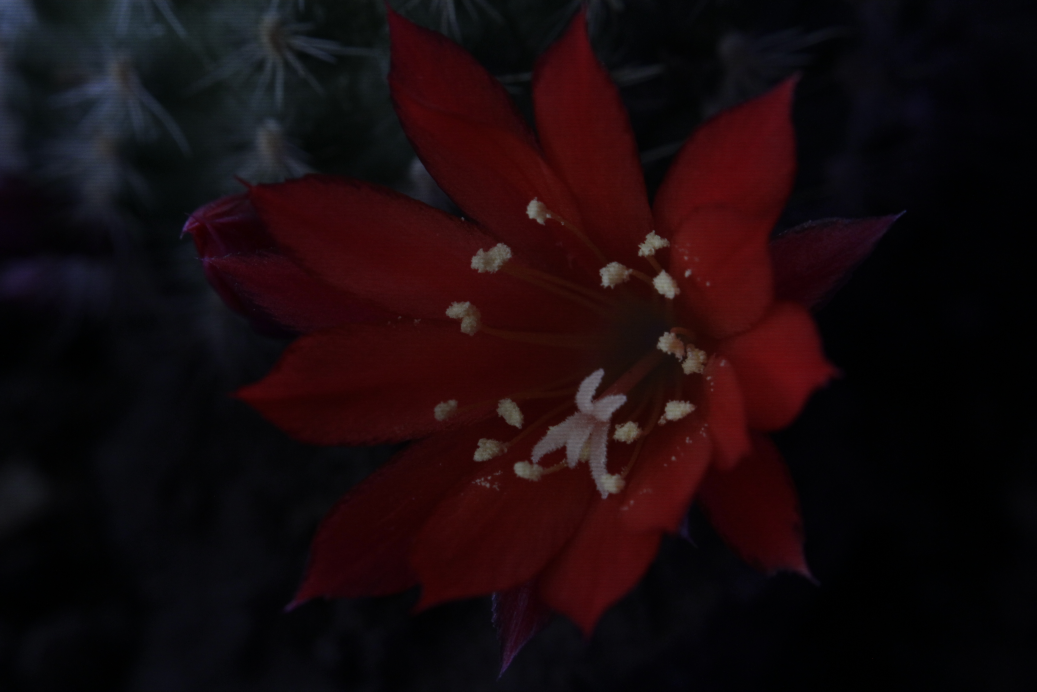
#> input picture imagenes/oscura.jpg, 5184 x 3456 px (shown at 1/5 size)
$ python -i fotoapp.py   (imports and definitions only)   (older library calls are emulated)
#> lines starting #> are read from the running program, lines starting #| are printed output that depends on the picture
#> further down, picture is the input picture: PIL image 5184x3456 RGB; mean R, G, B 24.6, 10.4, 13.1
# -*- coding: utf-8 -*-
"""FotoApp: herramientas para editar y compartir fotos en redes sociales.

Proyecto 2 de Programación Python Avanzada.
Autores: Cristian Arenas y Álvaro Baiza.

Uso como programa (menú por consola):
    python fotoapp.py

Uso como módulo:
    import fotoapp
    imagen = fotoapp.publicar_foto('foto.jpg', 'Instagram')
    fotoapp.ecualizador(imagen)

Todos los resultados (fotos adaptadas y figuras comparativas) se guardan en la
carpeta fotos_mejoradas, ubicada junto a este archivo.
"""

from io import BytesIO
from pathlib import Path
from urllib.parse import urlparse

import cv2
import matplotlib.pyplot as plt
import numpy as np
import requests
from PIL import Image, ImageFilter, ImageOps

CARPETA_RESULTADOS = Path(__file__).resolve().parent / 'fotos_mejoradas'

# Tamaño (ancho, alto) en píxeles de cada red, en el orden del menú.
REDES = {
  'YouTube': (3840, 2160),
  'Instagram': (1080, 1080),
  'Twitter': (1200, 675),
  'Facebook': (1080, 1080),
  'TikTok': (1080, 1920),
  'Pinterest': (1000, 1500),
  'LinkedIn': (1200, 627),
  'Threads': (1080, 1080),
  'Snapchat': (1080, 1920),
}

FILTROS = [
  ('Blur', ImageFilter.BLUR),
  ('Contour', ImageFilter.CONTOUR),
  ('Detail', ImageFilter.DETAIL),
  ('Edge Enhance', ImageFilter.EDGE_ENHANCE),
  ('Edge Enhance More', ImageFilter.EDGE_ENHANCE_MORE),
  ('Emboss', ImageFilter.EMBOSS),
  ('Find Edges', ImageFilter.FIND_EDGES),
  ('Sharpen', ImageFilter.SHARPEN),
  ('Smooth', ImageFilter.SMOOTH),
]

TECNICAS = {'1': 'Canny', '2': 'Sobel', '3': 'Laplaciano', '4': 'Umbral'}


def _ruta_salida(archivo_salida, nombre_predeterminado):
  """Devuelve la ruta indicada o, si no hay una, la ruta dentro de la carpeta de resultados."""
  if archivo_salida is not None:
    return archivo_salida
  CARPETA_RESULTADOS.mkdir(parents=True, exist_ok=True)
  return CARPETA_RESULTADOS / nombre_predeterminado


# [61 lines left out: functions _nombre_red, publicar_foto, not called in this run]


def _validar_imagen(imagen):
  if not isinstance(imagen, Image.Image):
    raise ValueError('Primero debe cargar una imagen válida de Pillow')


def mostrar_imagen(imagen_original, imagen_modificada, titulo_modificada, archivo_salida,
                   histogramas=None):
  """Muestra la imagen original y la modificada lado a lado y guarda la figura.

  histogramas: None, o un par (valores_originales, valores_resultantes) de brillo
  entre 0 y 255; en ese caso agrega debajo el histograma de cada imagen.
  """
  filas = 1 if histogramas is None else 2
  figura, ejes = plt.subplots(filas, 2, figsize=(12, 5 if filas == 1 else 8), squeeze=False)
  try:
    for eje, imagen, titulo in ((ejes[0, 0], imagen_original, 'Imagen original'),
                                (ejes[0, 1], imagen_modificada, titulo_modificada)):
      eje.imshow(imagen, cmap='gray', vmin=0, vmax=255)
      eje.set_title(titulo)
      eje.axis('off')

    if histogramas is not None:
      for eje, valores, titulo in ((ejes[1, 0], histogramas[0], 'Brillo original'),
                                   (ejes[1, 1], histogramas[1], 'Brillo resultante')):
        eje.hist(np.asarray(valores).ravel(), bins=np.arange(257), color='gray')
        eje.set_xlim(0, 256)
        eje.set_title(titulo)
        eje.set_xlabel('Brillo (V de HSV)')
        eje.set_ylabel('Cantidad de píxeles')

    figura.tight_layout()
    figura.savefig(archivo_salida, dpi=150, bbox_inches='tight')
    plt.show()
  finally:
    plt.close(figura)


def ecualizador(imagen, archivo_salida=None):
  """Ajusta el contraste ecualizando el histograma del brillo y devuelve una imagen RGB.

  Convierte la foto a HSV y ecualiza solo el brillo V, conservando el tono H y
  la saturación S, de modo que mejora el contraste sin cambiar los colores. No
  reconstruye detalle perdido. Muestra y guarda la foto original, la ecualizada
  y sus histogramas en <foto>_ecualizada.png, o en archivo_salida si se indica.
  No modifica la imagen recibida.
  """
  _validar_imagen(imagen)
  hsv = cv2.cvtColor(np.array(imagen.convert('RGB')), cv2.COLOR_RGB2HSV)
#> hsv: shape (3456, 5184, 3); mean H, S, V 102.7, 136.8, 27.5
  h, s, brillo = cv2.split(hsv)
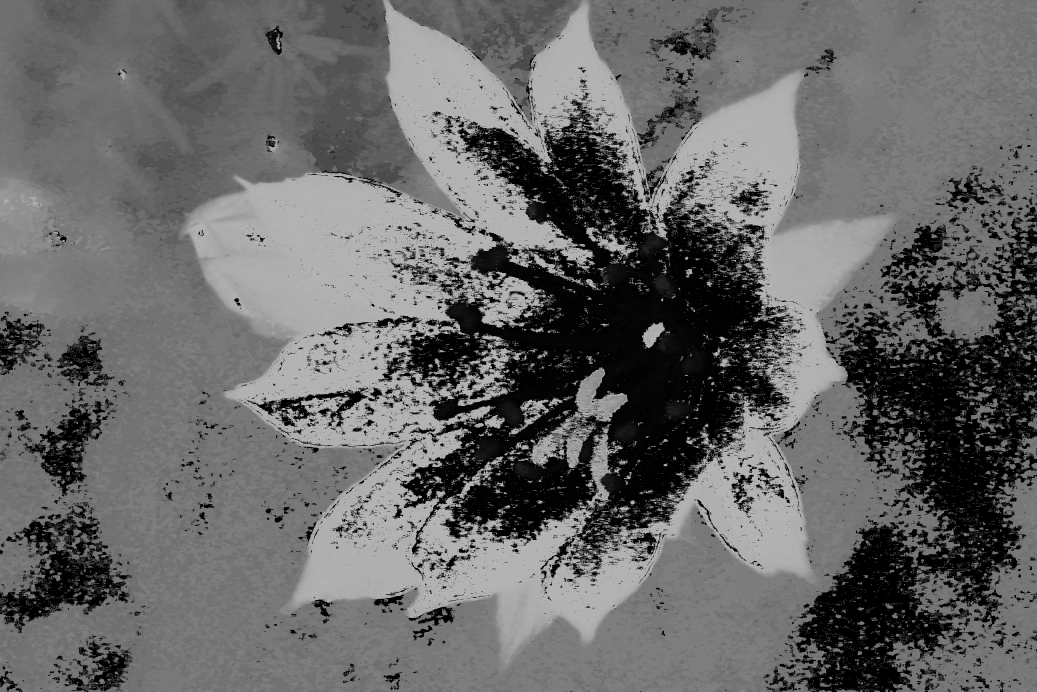
#> h: shape (3456, 5184) (shown at 1/5 size); min 0, max 179, mean 102.7
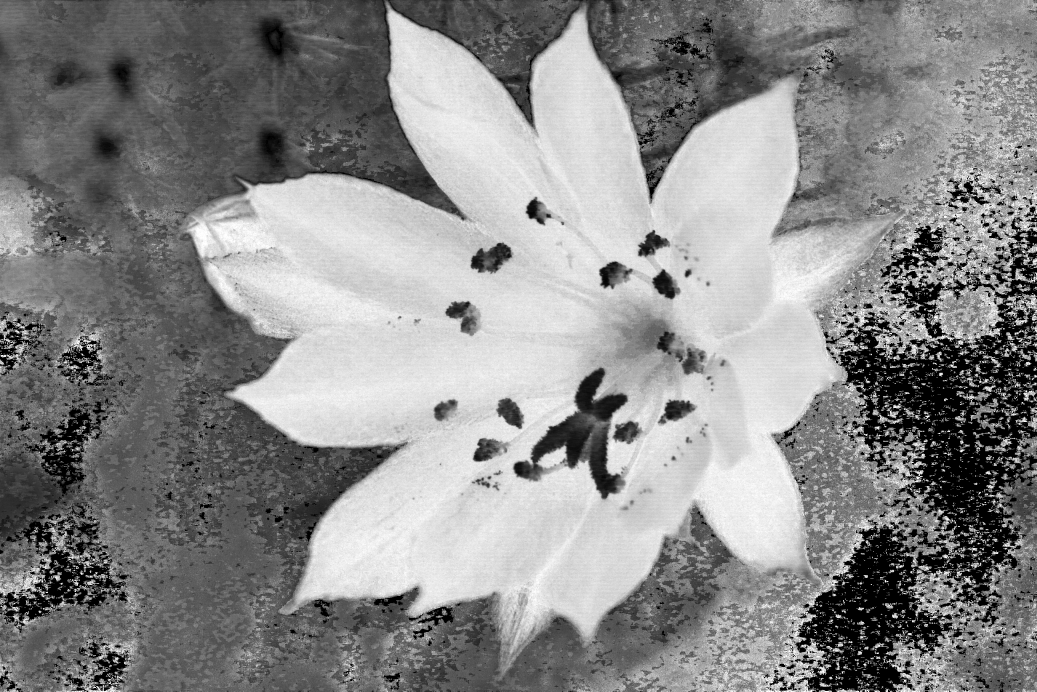
#> s: shape (3456, 5184) (shown at 1/5 size); min 0, max 255, mean 136.8
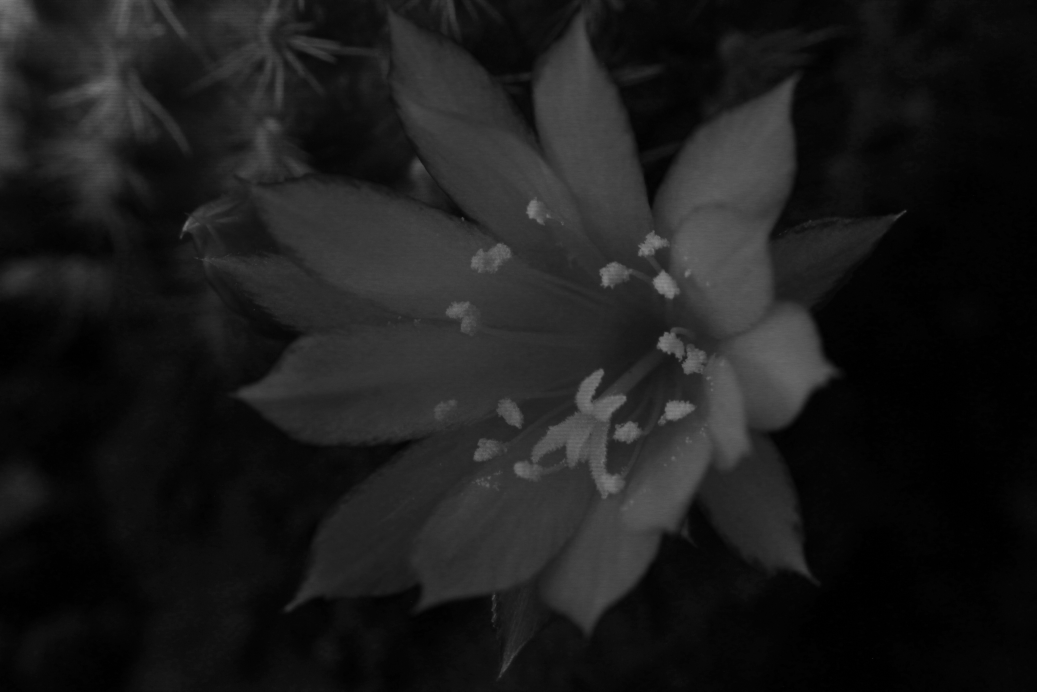
#> brillo: shape (3456, 5184) (shown at 1/5 size); min 0, max 151, mean 27.5
  brillo_resultado = cv2.equalizeHist(brillo)
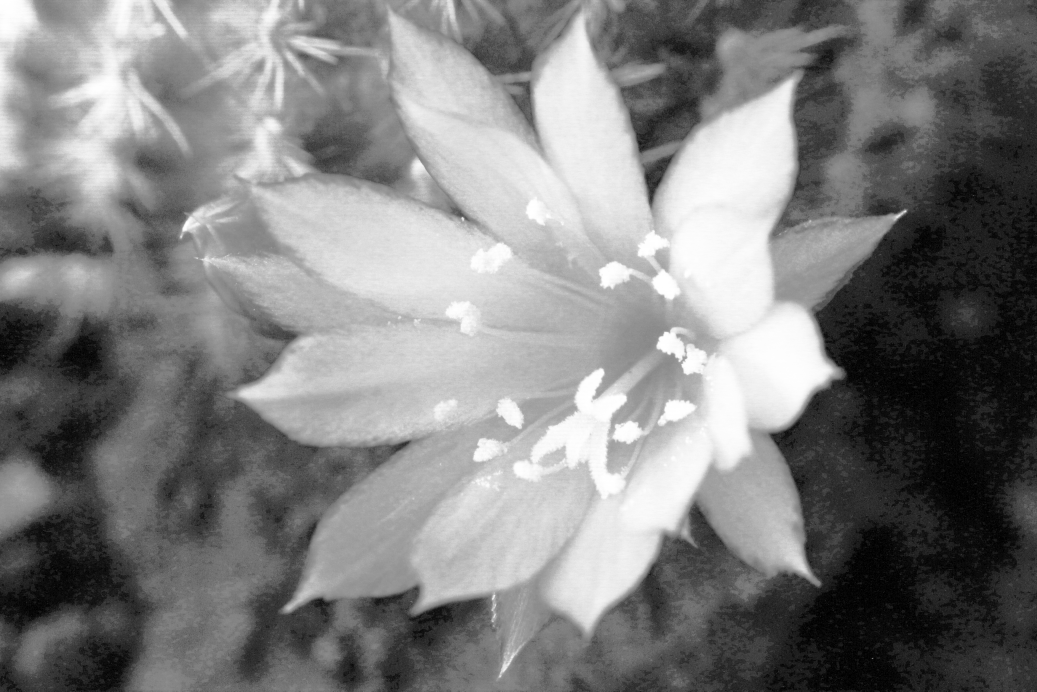
#> brillo_resultado: shape (3456, 5184) (shown at 1/5 size); min 0, max 255, mean 127.3
  rgb_ecualizado = cv2.cvtColor(cv2.merge((h, s, brillo_resultado)), cv2.COLOR_HSV2RGB)
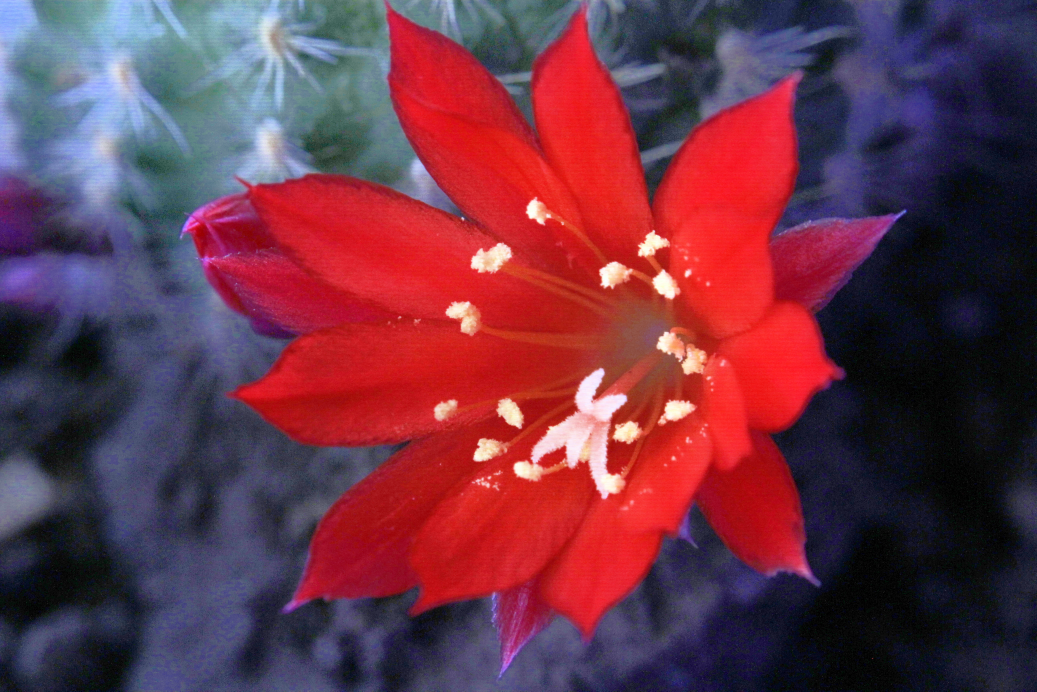
#> rgb_ecualizado: shape (3456, 5184, 3) (shown at 1/5 size); mean R, G, B 108, 53.5, 71.4
  resultado = Image.fromarray(rgb_ecualizado)

  nombre = imagen.info.get('nombre', 'imagen')
#> nombre = 'imagen'
  mostrar_imagen(imagen, resultado, 'Imagen ecualizada - brillo',
                 _ruta_salida(archivo_salida, f'{nombre}_ecualizada.png'),
                 histogramas=(brillo, brillo_resultado))
#> in mostrar_imagen, `filas = 1 if histogramas is None else 2`: filas = 2
#> the loop in mostrar_imagen, `for eje, imagen, titulo in ((ejes[0, 0], imagen_original, 'Imagen orig..` made 2 passes
#> titulo on passes 1 to 2: 'Imagen original', 'Imagen ecualizada - brillo'
#> the loop in mostrar_imagen, `for eje, valores, titulo in ((ejes[1, 0], histogramas[0], 'Brillo orig..` made 2 passes
#> in mostrar_imagen, `figura.savefig(archivo_salida, dpi=150, bbox_inches='tight')`:
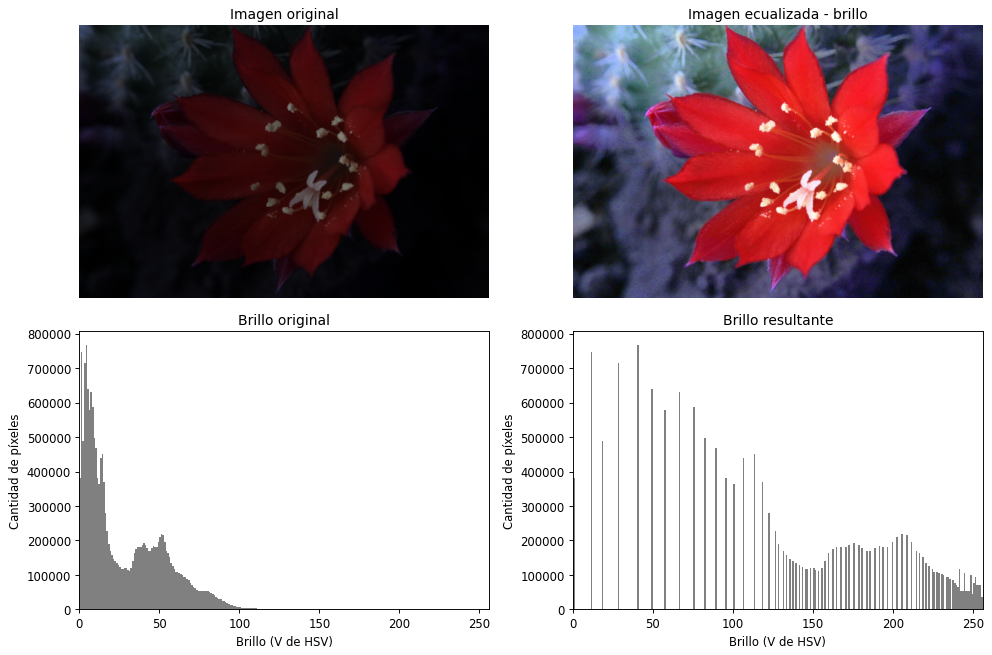
#> figure drawn by matplotlib, 4 panels; panel 3: tallest bar 767718 high, from x = 4 to 5; panel 4: tallest bar 767718 high, from x = 40 to 41
  return resultado


# [94 lines left out: functions filtros, boceto, not called in this run]


ERRORES_ESPERADOS = (ValueError, OSError, requests.RequestException, cv2.error)

MENU = '''
===== FOTOAPP =====
1. Cargar una imagen y adaptarla a una red social
2. Ajustar el contraste (ecualizar el histograma)
3. Aplicar un filtro
4. Resaltar bordes (boceto)
5. Salir
Seleccione una opción: '''

OPCIONES = {
  '1': '1', 'cargar': '1',
  '2': '2', 'ecualizar': '2', 'contraste': '2',
  '3': '3', 'filtro': '3', 'filtros': '3',
  '4': '4', 'boceto': '4', 'bordes': '4',
  '5': '5', 'salir': '5',
}


# [85 lines left out: functions _leer_entero, _mostrar_adaptacion, _pedir_boceto, main, not called in this run]


# [2 lines not run here, left out]

>>> from PIL import Image
>>> picture = Image.open('imagenes/oscura.jpg')
>>> result = ecualizador(picture)
